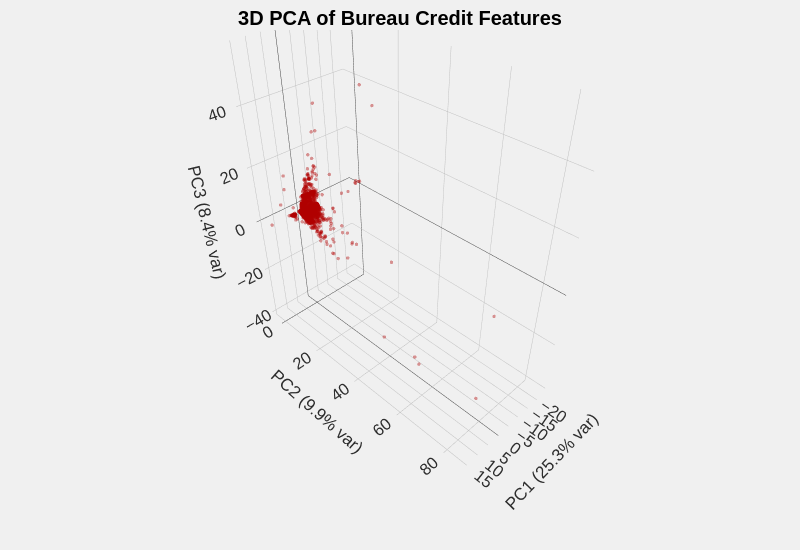

Notebook cell for this chart:
### Markdown cell above
## PCA

### Code cell


### Figure 1 — Plotly figure (JSON) as saved in the notebook; plotly's stock layout.template omitted (floating-point values rounded to 4 significant figures; data arrays with more than 128 entries replaced by an {"elided": "..."} marker saying what was removed)
{"data": [{"hovertemplate": "PC1 (25.3% var)=%{x}<br>PC2 (9.9% var)=%{y}<br>PC3 (8.4% var)=%{z}<extra></extra>", "legendgroup": "", "marker": {"color": "#b00000", "opacity": 0.4, "size": 2, "symbol": "circle"}, "mode": "markers", "name": "", "scene": "scene", "showlegend": false, "type": "scatter3d", "x": {"elided": "39666 float values"}, "y": {"elided": "39666 float values"}, "z": {"elided": "39666 float values"}}], "layout": {"height": 550, "legend": {"itemsizing": "constant", "tracegroupgap": 0}, "margin": {"b": 0, "l": 0, "r": 0, "t": 30}, "scene": {"camera": {"center": {"x": 0, "y": 0, "z": -0.3}, "eye": {"x": 1.5, "y": 1.5, "z": 1.5}}, "domain": {"x": [0, 1], "y": [0, 1]}, "xaxis": {"title": {"text": "PC1 (25.3% var)"}}, "yaxis": {"title": {"text": "PC2 (9.9% var)"}}, "zaxis": {"title": {"text": "PC3 (8.4% var)"}}}, "title": {"text": "3D PCA of Bureau Credit Features"}, "width": 800}}
